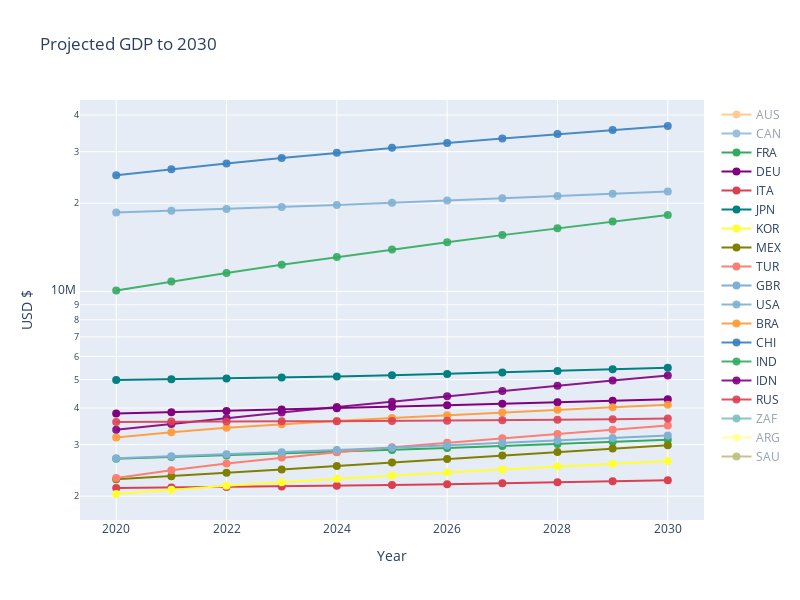

The notebook cell saved with this chart:
### Code cell
df = pd.read_csv('data/Table.csv').rename(columns={"Unnamed: 0": "Country"}).set_index('Country').T

layout = cf.Layout(
    yaxis_type="log",
    height = 600,
    width = 800,
    yaxis = dict(
    title = 'USD $'),
    xaxis = dict(
    title = 'Year'),
    title = 'Projected GDP to 2030'
)

df.iplot(kind='scatter',mode='lines+markers',width=2,size=8,layout=layout)

### Figure 1 — Plotly figure (JSON) as saved in the notebook; plotly's stock layout.template omitted (floating-point values rounded to 4 significant figures)
{"data": [{"line": {"color": "rgba(255, 153, 51, 1.0)", "dash": "solid", "shape": "linear", "width": 2}, "marker": {"size": 8, "symbol": "circle"}, "mode": "lines+markers", "name": "AUS", "text": "", "type": "scatter", "visible": "legendonly", "x": ["2020", "2021", "2022", "2023", "2024", "2025", "2026", "2027", "2028", "2029", "2030"], "y": [1190221, 1223255, 1255818, 1288557, 1322018, 1356407, 1391777, 1428033, 1465238, 1503479, 1542855]}, {"line": {"color": "rgba(55, 128, 191, 1.0)", "dash": "solid", "shape": "linear", "width": 2}, "marker": {"size": 8, "symbol": "circle"}, "mode": "lines+markers", "name": "CAN", "text": "", "type": "scatter", "visible": "legendonly", "x": ["2020", "2021", "2022", "2023", "2024", "2025", "2026", "2027", "2028", "2029", "2030"], "y": [1684775, 1710503, 1736864, 1764255, 1792774, 1822387, 1852965, 1884677, 1917532, 1951559, 1986793]}, {"line": {"color": "rgba(50, 171, 96, 1.0)", "dash": "solid", "shape": "linear", "width": 2}, "marker": {"size": 8, "symbol": "circle"}, "mode": "lines+markers", "name": "FRA", "text": "", "type": "scatter", "visible": true, "x": ["2020", "2021", "2022", "2023", "2024", "2025", "2026", "2027", "2028", "2029", "2030"], "y": [2683031, 2719299, 2755137, 2792692, 2833075, 2876079, 2921277, 2968034, 3016091, 3065297, 3115610]}, {"line": {"color": "rgba(128, 0, 128, 1.0)", "dash": "solid", "shape": "linear", "width": 2}, "marker": {"size": 8, "symbol": "circle"}, "mode": "lines+markers", "name": "DEU", "text": "", "type": "scatter", "visible": true, "x": ["2020", "2021", "2022", "2023", "2024", "2025", "2026", "2027", "2028", "2029", "2030"], "y": [3831374, 3869243, 3908514, 3949638, 3992895, 4038568, 4085817, 4134207, 4183591, 4233948, 4285332]}, {"line": {"color": "rgba(219, 64, 82, 1.0)", "dash": "solid", "shape": "linear", "width": 2}, "marker": {"size": 8, "symbol": "circle"}, "mode": "lines+markers", "name": "ITA", "text": "", "type": "scatter", "visible": true, "x": ["2020", "2021", "2022", "2023", "2024", "2025", "2026", "2027", "2028", "2029", "2030"], "y": [2130927, 2139511, 2148040, 2157702, 2169131, 2182439, 2197323, 2213428, 2230621, 2248806, 2267916]}, {"line": {"color": "rgba(0, 128, 128, 1.0)", "dash": "solid", "shape": "linear", "width": 2}, "marker": {"size": 8, "symbol": "circle"}, "mode": "lines+markers", "name": "JPN", "text": "", "type": "scatter", "visible": true, "x": ["2020", "2021", "2022", "2023", "2024", "2025", "2026", "2027", "2028", "2029", "2030"], "y": [4986639, 5013914, 5044030, 5079930, 5123197, 5173302, 5229258, 5289618, 5353492, 5420081, 5488704]}, {"line": {"color": "rgba(255, 255, 51, 1.0)", "dash": "solid", "shape": "linear", "width": 2}, "marker": {"size": 8, "symbol": "circle"}, "mode": "lines+markers", "name": "KOR", "text": "", "type": "scatter", "visible": true, "x": ["2020", "2021", "2022", "2023", "2024", "2025", "2026", "2027", "2028", "2029", "2030"], "y": [2034655, 2103608, 2169180, 2231631, 2292102, 2351626, 2410456, 2468437, 2525545, 2581711, 2636873]}, {"line": {"color": "rgba(128, 128, 0, 1.0)", "dash": "solid", "shape": "linear", "width": 2}, "marker": {"size": 8, "symbol": "circle"}, "mode": "lines+markers", "name": "MEX", "text": "", "type": "scatter", "visible": true, "x": ["2020", "2021", "2022", "2023", "2024", "2025", "2026", "2027", "2028", "2029", "2030"], "y": [2285064, 2341103, 2402369, 2467553, 2535242, 2605236, 2677368, 2751689, 2828157, 2906746, 2987437]}, {"line": {"color": "rgba(251, 128, 114, 1.0)", "dash": "solid", "shape": "linear", "width": 2}, "marker": {"size": 8, "symbol": "circle"}, "mode": "lines+markers", "name": "TUR", "text": "", "type": "scatter", "visible": true, "x": ["2020", "2021", "2022", "2023", "2024", "2025", "2026", "2027", "2028", "2029", "2030"], "y": [2308404, 2453322, 2587412, 2710000, 2824908, 2936290, 3045759, 3154511, 3263320, 3372632, 3482651]}, {"line": {"color": "rgba(128, 177, 211, 1.0)", "dash": "solid", "shape": "linear", "width": 2}, "marker": {"size": 8, "symbol": "circle"}, "mode": "lines+markers", "name": "GBR ", "text": "", "type": "scatter", "visible": true, "x": ["2020", "2021", "2022", "2023", "2024", "2025", "2026", "2027", "2028", "2029", "2030"], "y": [2695542, 2735685, 2779523, 2826267, 2875475, 2927095, 2981182, 3037909, 3097358, 3159447, 3223973]}, {"line": {"color": "rgba(128, 177, 211, 0.8999999999999999)", "dash": "solid", "shape": "linear", "width": 2}, "marker": {"size": 8, "symbol": "circle"}, "mode": "lines+markers", "name": "USA", "text": "", "type": "scatter", "visible": true, "x": ["2020", "2021", "2022", "2023", "2024", "2025", "2026", "2027", "2028", "2029", "2030"], "y": [18587190, 18849540, 19124900, 19422190, 19740540, 20075600, 20424180, 20784020, 21153450, 21531180, 21916430]}, {"line": {"color": "rgba(255, 153, 51, 0.8999999999999999)", "dash": "solid", "shape": "linear", "width": 2}, "marker": {"size": 8, "symbol": "circle"}, "mode": "lines+markers", "name": "BRA", "text": "", "type": "scatter", "visible": true, "x": ["2020", "2021", "2022", "2023", "2024", "2025", "2026", "2027", "2028", "2029", "2030"], "y": [3172702, 3306067, 3421463, 3521882, 3612608, 3698197, 3781108, 3862623, 3943587, 4024473, 4105555]}, {"line": {"color": "rgba(55, 128, 191, 0.8999999999999999)", "dash": "solid", "shape": "linear", "width": 2}, "marker": {"size": 8, "symbol": "circle"}, "mode": "lines+markers", "name": "CHI", "text": "", "type": "scatter", "visible": true, "x": ["2020", "2021", "2022", "2023", "2024", "2025", "2026", "2027", "2028", "2029", "2030"], "y": [24896400, 26133560, 27347400, 28546210, 29737510, 30924390, 32102730, 33270140, 34425170, 35566660, 36693390]}, {"line": {"color": "rgba(50, 171, 96, 0.8999999999999999)", "dash": "solid", "shape": "linear", "width": 2}, "marker": {"size": 8, "symbol": "circle"}, "mode": "lines+markers", "name": "IND", "text": "", "type": "scatter", "visible": true, "x": ["2020", "2021", "2022", "2023", "2024", "2025", "2026", "2027", "2028", "2029", "2030"], "y": [10074210, 10810090, 11558350, 12319860, 13098490, 13897900, 14719120, 15563830, 16432660, 17325930, 18243690]}, {"line": {"color": "rgba(128, 0, 128, 0.8999999999999999)", "dash": "solid", "shape": "linear", "width": 2}, "marker": {"size": 8, "symbol": "circle"}, "mode": "lines+markers", "name": "IDN", "text": "", "type": "scatter", "visible": true, "x": ["2020", "2021", "2022", "2023", "2024", "2025", "2026", "2027", "2028", "2029", "2030"], "y": [3369484, 3529872, 3692687, 3858863, 4029423, 4205102, 4386041, 4572193, 4763718, 4960712, 5163064]}, {"line": {"color": "rgba(219, 64, 82, 0.8999999999999999)", "dash": "solid", "shape": "linear", "width": 2}, "marker": {"size": 8, "symbol": "circle"}, "mode": "lines+markers", "name": "RUS", "text": "", "type": "scatter", "visible": true, "x": ["2020", "2021", "2022", "2023", "2024", "2025", "2026", "2027", "2028", "2029", "2030"], "y": [3582791, 3595881, 3600247, 3601444, 3603991, 3609290, 3617527, 3629144, 3644320, 3663035, 3685111]}, {"line": {"color": "rgba(0, 128, 128, 0.8999999999999999)", "dash": "solid", "shape": "linear", "width": 2}, "marker": {"size": 8, "symbol": "circle"}, "mode": "lines+markers", "name": "ZAF", "text": "", "type": "scatter", "visible": "legendonly", "x": ["2020", "2021", "2022", "2023", "2024", "2025", "2026", "2027", "2028", "2029", "2030"], "y": [739600.0, 767194, 792142, 815000.0, 837000.0, 858900.0, 881100.0, 903900.0, 927500.0, 951900.0, 977400.0]}, {"line": {"color": "rgba(255, 255, 51, 0.8999999999999999)", "dash": "solid", "shape": "linear", "width": 2}, "marker": {"size": 8, "symbol": "circle"}, "mode": "lines+markers", "name": "ARG", "text": "", "type": "scatter", "visible": "legendonly", "x": ["2020", "2021", "2022", "2023", "2024", "2025", "2026", "2027", "2028", "2029", "2030"], "y": [902400.0, 946524, 987153, 1024183, 1058515, 1091179, 1122919, 1154323, 1185764, 1217496, 1249683]}, {"line": {"color": "rgba(128, 128, 0, 0.8999999999999999)", "dash": "solid", "shape": "linear", "width": 2}, "marker": {"size": 8, "symbol": "circle"}, "mode": "lines+markers", "name": "SAU", "text": "", "type": "scatter", "visible": "legendonly", "x": ["2020", "2021", "2022", "2023", "2024", "2025", "2026", "2027", "2028", "2029", "2030"], "y": [1686648, 1730028, 1767250, 1799192, 1829051, 1859603, 1891361, 1924746, 1960026, 1997268, 2036354]}], "layout": {"height": 600, "title": {"text": "Projected GDP to 2030"}, "width": 800, "xaxis": {"autorange": true, "range": [2019.0, 2031.0], "title": {"text": "Year"}, "type": "linear"}, "yaxis": {"autorange": true, "range": [6.22, 7.653], "title": {"text": "USD $"}, "type": "log"}}}
